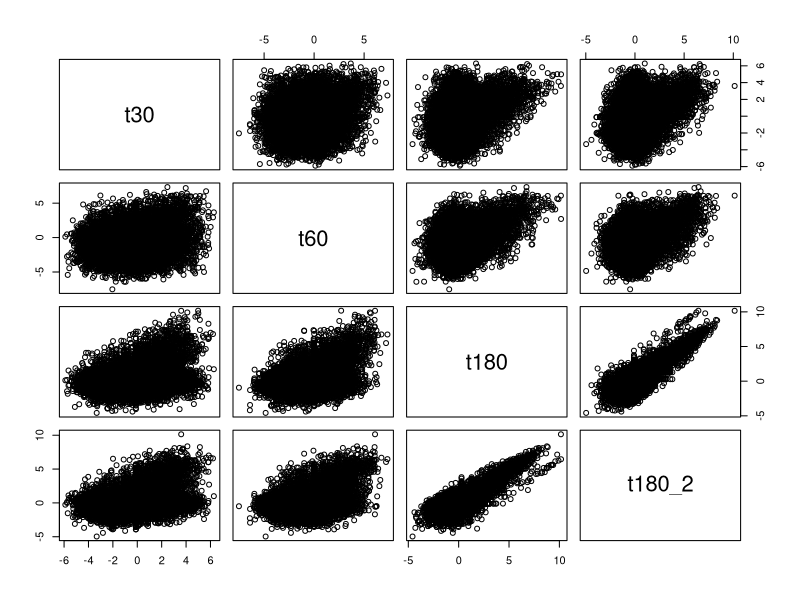

Write the R code that produced this figure. (Note: this script raises an error after producing the figure.)
library(ggplot2)
library(reshape2)

allData <- read.csv('selected.csv')
counts <- data.frame(allData$X1_aerobic_t30_1_control, allData$X1_aerobic_t60_1_control, allData$X1_aerobic_t180_1_control,
                      allData$X1_aerobic_t30_2_chlor, allData$X1_aerobic_t60_2_chlor, allData$X1_aerobic_t180_2_chlor, row.names=allData$seq)
counts <- data.frame(allData$X1_aerobic_t30_1_control, allData$X1_aerobic_t60_1_control, allData$X1_aerobic_t180_1_control,
                     allData$X1_aerobic_t30_6_nor, allData$X1_aerobic_t60_6_nor, allData$X1_aerobic_t180_6_No, allData$X2_aerobic_t180_6_nor, row.names=allData$seq)
freqs <- data.frame(apply((counts+1), 2, function(x){return(x/sum(x))}) )
#ratios <- data.frame(t30=freqs[,4]/freqs[,1], t60=freqs[,5]/freqs[,2], t180=freqs[,6]/freqs[,3], row.names=row.names(counts))
counts$t30 = freqs[,4]/freqs[,1]
counts$t60 = freqs[,5]/freqs[,2]
counts$t180 = freqs[,6]/freqs[,3]
counts$t180_2 = freqs[,7]/freqs[,3]

##
countsChlor = counts

pairs(log2(counts[8:11]))
cor(log2(counts[8:11]))

t180_too_low <- ( log2(ratios$t60) - log2(ratios$t180) ) > 2
subset <- counts[t180_too_low,]
sumsOfCounts_subset <- apply(subset[,1:6],1,sum)
sumsofCounts <- apply(counts[,1:6],1,sum)
boxplot(data.frame(sumsofCounts,sumsOfCounts_subset))
# in this subset with high t60, how often is t30 close to t180
hist(log2(subset$t30/subset$t180))

countsLong <- melt(log2(counts[8:11]))
qplot(value, data=countsLong,color=variable, geom='density')
qplot(x=variable,y=value, data=countsLong, geom='boxplot')
